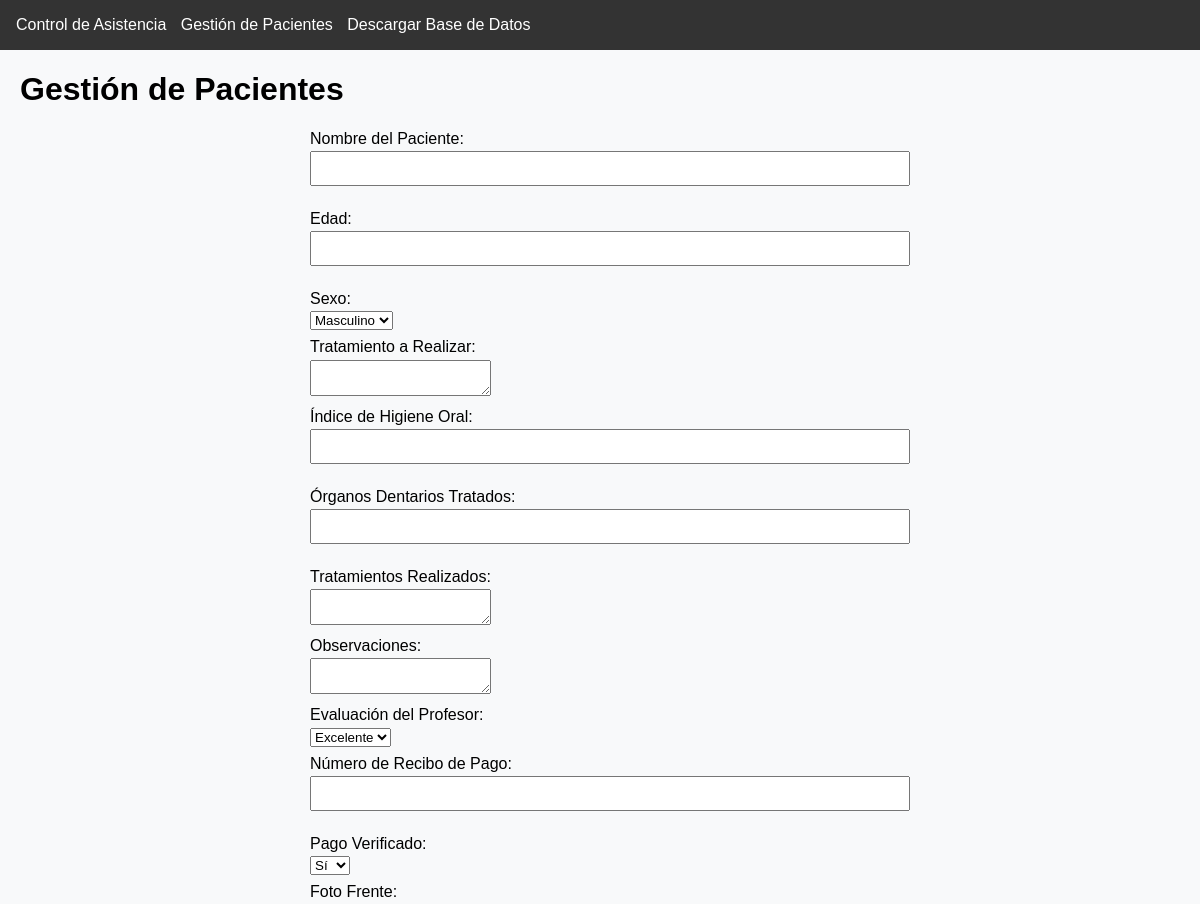
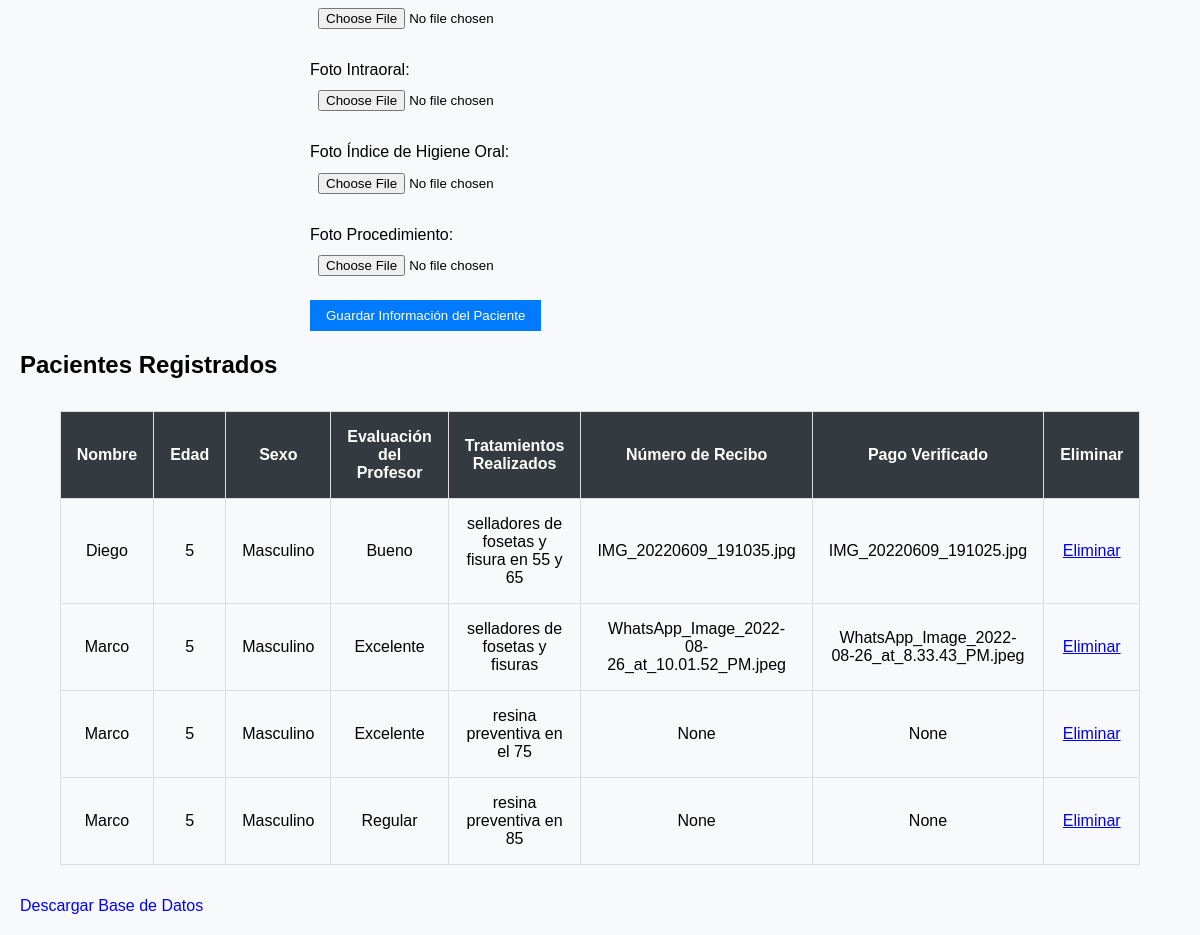
/pacientes, run on the app's committed database (2 pictures, top to bottom).
### tables this page shows
CREATE TABLE pacientes (
                            id INTEGER PRIMARY KEY AUTOINCREMENT,
                            nombre TEXT,
                            edad INTEGER,
                            sexo TEXT,
                            tratamiento TEXT,
                            indice_higiene TEXT,
                            organos_tratados TEXT,
                            tratamientos_realizados TEXT,
                            observaciones TEXT,
                            evaluacion TEXT,
                            foto_frente TEXT,
                            foto_intraoral TEXT,
                            foto_indice TEXT,
                            foto_procedimiento TEXT
                        );

### app.py (the view, shortened to what this page needs)
@app.route('/pacientes', methods=['GET', 'POST'])
def pacientes():
    with sqlite3.connect(DATABASE) as conn:
        cursor = conn.cursor()
        cursor.execute("SELECT * FROM pacientes")
        pacientes = cursor.fetchall()
    return render_template('pacientes.html', pacientes=pacientes)

### templates/pacientes.html (shortened to what this page needs)
{% extends 'base.html' %}
{% block content %}
<h1>Gestión de Pacientes</h1>
<form action="{{ url_for('pacientes') }}" method="POST" enctype="multipart/form-data">
    <label>Nombre del Paciente:</label>
    <input type="text" name="nombre" required><br>
    <label>Edad:</label>
    <input type="number" name="edad" required><br>
    <label>Sexo:</label>
    <select name="sexo">
        <option value="Masculino">Masculino</option>
    </select><br>
    <label>Tratamiento a Realizar:</label>
    <textarea name="tratamiento"></textarea><br>
    <label>Índice de Higiene Oral:</label>
    <input type="text" name="indice_higiene"><br>
    <label>Órganos Dentarios Tratados:</label>
    <input type="text" name="organos_tratados"><br>
    <label>Tratamientos Realizados:</label>
    <textarea name="tratamientos_realizados"></textarea><br>
    <label>Observaciones:</label>
    <textarea name="observaciones"></textarea><br>
    <label>Evaluación del Profesor:</label>
    <select name="evaluacion">
        <option value="Excelente">Excelente</option>
    </select><br>
    <label>Número de Recibo de Pago:</label>
    <input type="text" name="recibo_pago" required><br>
    <label>Pago Verificado:</label>
    <select name="estatus_pago" required>
        <option value="Sí">Sí</option>
    </select><br>
    <label>Foto Frente:</label>
    <input type="file" name="foto_frente"><br>
    <label>Foto Intraoral:</label>
    <input type="file" name="foto_intraoral"><br>
    <label>Foto Índice de Higiene Oral:</label>
    <input type="file" name="foto_indice"><br>
    <label>Foto Procedimiento:</label>
    <input type="file" name="foto_procedimiento"><br>
    <button type="submit">Guardar Información del Paciente</button>
</form>
<h2>Pacientes Registrados</h2>
<table border="1">
    <tr>
        <th>Nombre</th>
        <th>Edad</th>
        <th>Sexo</th>
        <th>Evaluación del Profesor</th>
        <th>Tratamientos Realizados</th>
        <th>Número de Recibo</th>
        <th>Pago Verificado</th>
        <th>Eliminar</th>
    </tr>
    {% for paciente in pacientes %}
    <tr>
        <td>{{ paciente[1] }}</td>
        <td>{{ paciente[2] }}</td>
        <td>{{ paciente[3] }}</td>
        <td>{{ paciente[9] }}</td>
        <td>{{ paciente[7] }}</td>
        <td>{{ paciente[10] }}</td>
        <td>{{ paciente[11] }}</td>
        <td><a href="{{ url_for('eliminar_paciente', id=paciente[0]) }}">Eliminar</a></td>
    </tr>
    {% endfor %}
</table>
<p>
    <a href="{{ url_for('descargar') }}" style="text-decoration: none; color: blue;">Descargar Base de Datos</a>
</p>
{% endblock %}

### templates/base.html (shortened to what this page needs)
<!DOCTYPE html>
<html lang="es">
<head>
    <link rel="stylesheet" href="{{ url_for('static', filename='css/style.css') }}">
</head>
<body>
    <nav style="background-color: #333; padding: 1em;">
        <a href="{{ url_for('asistencia') }}" style="color: white; text-decoration: none; margin-right: 10px;">Control de Asistencia</a>
        <a href="{{ url_for('pacientes') }}" style="color: white; text-decoration: none;">Gestión de Pacientes</a>
        <a href="{{ url_for('descargar') }}" style="color: white; text-decoration: none; margin-left: 10px;">Descargar Base de Datos</a>
    </nav>
    <div style="margin: 20px;">
        {% block content %}
        {% endblock %}
    </div>
</body>
</html>

### static/css/style.css (style rules this page uses)
body { font-family: Arial, sans-serif; margin: 0; padding: 0; background-color: #f8f9fa; }
form { margin: 1rem auto; width: 50%; text-align: left; }
form label { display: block; margin: 0.5rem 0 0.2rem; }
form input { width: 100%; padding: 0.5rem; margin-bottom: 1rem; }
button { background-color: #007bff; color: white; border: none; padding: 0.5rem 1rem; cursor: pointer; }
table { margin: 2rem auto; border-collapse: collapse; width: 80%; }
table, th, td { border: 1px solid #ddd; }
th, td { padding: 1rem; text-align: center; }
th { background-color: #343a40; color: white; }

### data on the page
pacientes: nombre "Diego", edad "5", sexo "Masculino", evaluacion "Bueno", tratamientos_realizados "selladores de fosetas y fisura en 55 y 65", foto_frente "IMG_20220609_191035.jpg", foto_intraoral "IMG_20220609_191025.jpg"
pacientes: nombre "Marco", edad "5", sexo "Masculino", evaluacion "Excelente", tratamientos_realizados "selladores de fosetas y fisuras", foto_frente "WhatsApp_Image_2022-08-26_at_10.01.52_PM.jpeg", foto_intraoral "WhatsApp_Image_2022-08-26_at_8.33.43_PM.jpeg"
pacientes: nombre "Marco", edad "5", sexo "Masculino", evaluacion "Excelente", tratamientos_realizados "resina preventiva en el 75", paciente "None"
pacientes: nombre "Marco", edad "5", sexo "Masculino", evaluacion "Regular", tratamientos_realizados "resina preventiva en 85", paciente "None"
